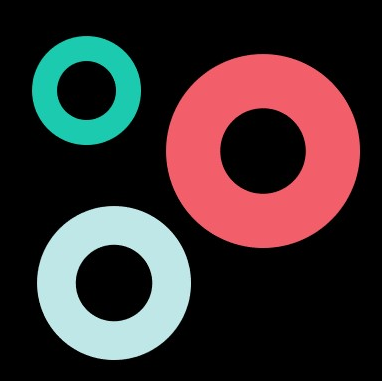
#> input picture opencv_learn/image/yuan.png, 382 x 381 px, found by its file name
$ python demo_6.py   (older library calls are emulated)
#> lines starting #> are read from the running program, lines starting #| are printed output that depends on the picture; after the words box and inside, x2 and y2 are one past the last pixel; in counts of white or black regions, pixels touching at a corner belong together
# -*- coding: utf-8 -*-
"""
轮廓
目标：
1.寻找并绘制轮廓
2.OpenCV函数：cv2.findContours(), cv2.drawContours()

"""
import cv2
import matplotlib.pyplot as plt

import numpy as np


def f1():
    """
    寻找轮廓
    :return:
    """

    img = cv2.imread(r'E:\pycharmproject\pythonlearn\image\handwriting.jpg' )

    # #阈值分割
    ret, mask = cv2.threshold(cv2.cvtColor(img,cv2.COLOR_BGR2GRAY), 50, 250, cv2.THRESH_BINARY_INV)
    # #平滑图像
    median = cv2.medianBlur(mask, 5)
    cv2.imshow("temp", img)
    # 使用cv2.findContours()寻找轮廓
    # 参数2：轮廓的查找方式，一般使用cv2.RETR_TREE，表示提取所有的轮廓并建立轮廓间的层级, RETR_LIST: 它不建立轮廓间的子属关系，也就是所有轮廓都属于同一层级
    #  RETR_EXTERNAL:这种方式只寻找最高层级的轮廓;它把所有的轮廓只分为2个层级，不是外层的就是里层的它把所有的轮廓只分为2个层级，不是外层的就是里层的
    # 参数3：轮廓的近似方法。比如对于一条直线，我们可以存储该直线的所有像素点，也可以只存储起点和终点。使用cv2.CHAIN_APPROX_SIMPLE就表示用尽可能少的像素点表示轮廓
    # 函数有3个返回值，image还是原来的二值化图片，hierarchy是轮廓间的层级关系,我们主要看contours，它就是找到的轮廓了，以数组形式存储，记录了每条轮廓的所有像素点的坐标(x,y)
    image, contours, hierarchy = cv2.findContours(median, cv2.RETR_TREE, cv2.CHAIN_APPROX_SIMPLE)
    print(len(contours))

    #绘制轮廓
    #其中参数2就是得到的contours，参数3表示要绘制哪一条轮廓，-1表示绘制所有轮廓，参数4是颜色（B/G/R通道，所以(0,0,255)表示红色），参数5是线宽
    cv2.drawContours(img,contours,-1,(0,0,255),5)
    cv2.imshow("temp", img)
    cv2.waitKey(0)


def f2():

    img = cv2.imread(r'E:\pycharmproject\pythonlearn\image\yuan.png')
#> img is the input picture: shape (381, 382, 3); mean B, G, R 47.8, 47, 59.6
    temp=cv2.cvtColor(img,cv2.COLOR_BGR2GRAY)
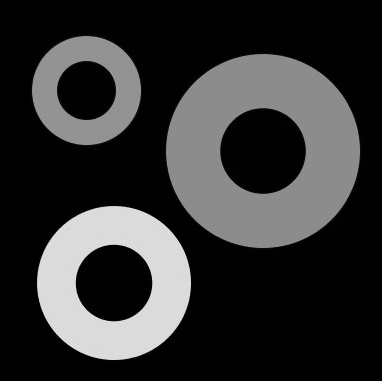
#> temp: shape (381, 382); min 0, max 231, mean 50.9
    ret,mask=cv2.threshold(temp,50,256,cv2.THRESH_BINARY)
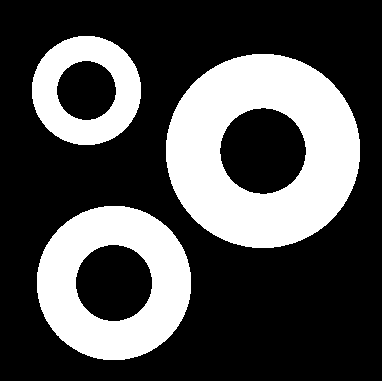
#> mask: shape (381, 382); 30.8% white; 3 white regions, box (x1, y1, x2, y2) and area: (166, 54, 360, 248) 23919, (37, 206, 191, 360) 14209, (32, 36, 141, 145) 6681
    median=cv2.medianBlur(mask,5)
#> median: shape (381, 382); 30.8% white; 3 white regions

    image,contours,hierarchy=cv2.findContours(median,cv2.RETR_CCOMP,2)
#> contours = 6 contours; box (x1, y1, x2, y2) and area: (166, 54, 360, 248) 29361, (37, 206, 191, 360) 18528, (32, 36, 141, 145) 9236, (219, 107, 307, 195) 5837, (75, 244, 153, 322) 4645, (56, 60, 117, 121) 2793
    print(len(contours))
#| 6
    # print(hierarchy)
    for i in range(len(contours)):
        if (hierarchy[0][i][2]<0):
            cnt = contours[i]
            cv2.drawContours(img, [cnt], 0, (0, 0, 255), -1)
#> this loop made 6 passes
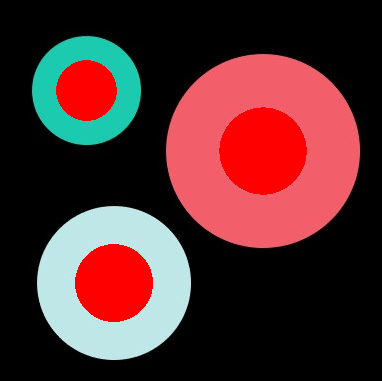
#> img: shape (381, 382, 3); 9.34% of pixels changed, all inside (x1, y1, x2, y2) = (56, 60, 307, 322)


    # cv2.imshow("temp", median)
    cv2.imshow("image", img)
    cv2.waitKey(0)

if __name__ == "__main__":
    f2()
